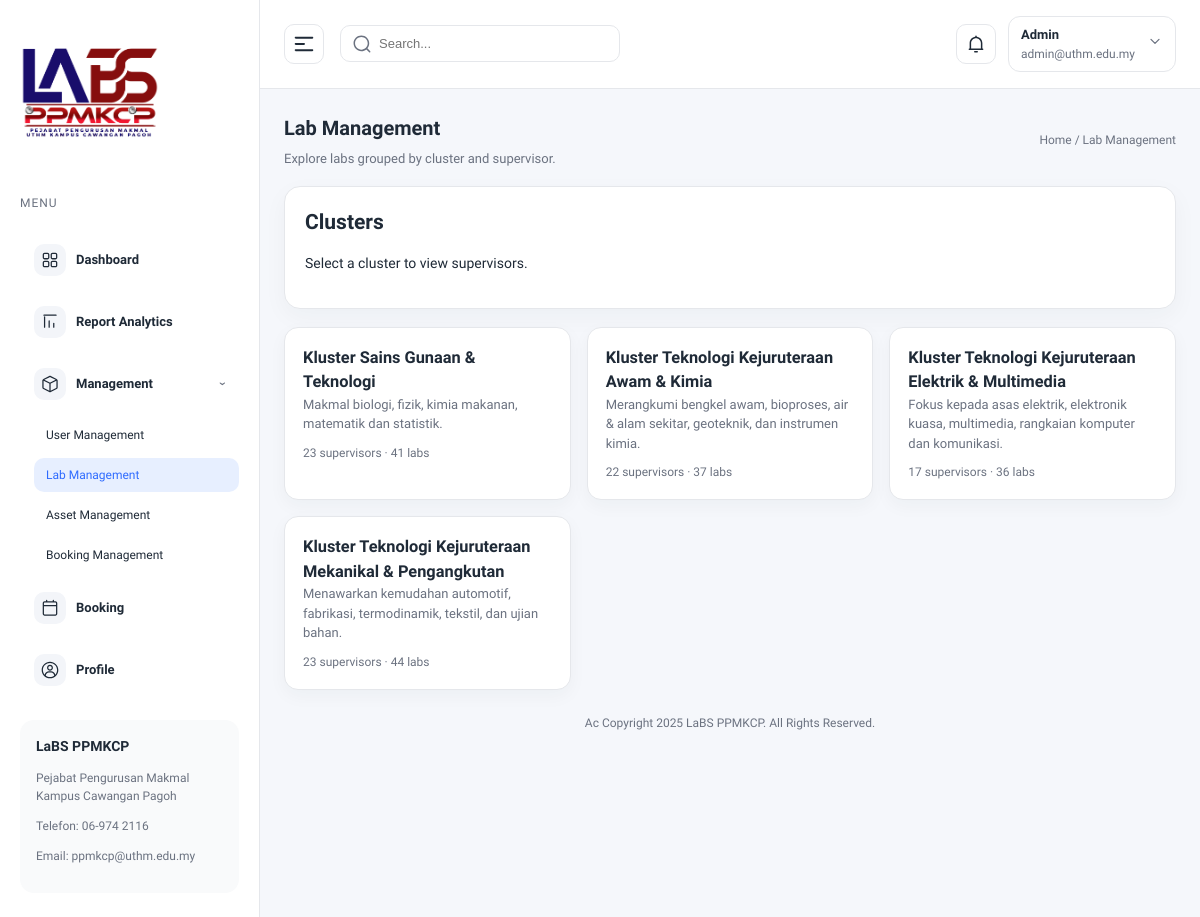
The page /lab-management.php (signed in) on the database its author committed.
### tables this page shows
CREATE TABLE clusters (
    cluster_id BIGINT(20) UNSIGNED AUTO_INCREMENT PRIMARY KEY,
    cluster_name VARCHAR(255) NOT NULL,
    cluster_description TEXT,
    created_at TIMESTAMP NULL DEFAULT CURRENT_TIMESTAMP,
    updated_at TIMESTAMP NULL DEFAULT CURRENT_TIMESTAMP ON UPDATE CURRENT_TIMESTAMP
);

### helpers.php (called while the page is built, shortened)
<?php
function is_lab_supervisor($user_type) {
    return $user_type === 'lab_supervisor';
}

### lab-management.php (the view, shortened to what this page needs)
<?php
require_once __DIR__ . '/init.php';
$user_type = $_SESSION['user_type'] ?? 'public';
$admin_cluster_id = get_admin_cluster_id();
$is_super_admin = is_super_admin($user_type);
$is_lab_supervisor = is_lab_supervisor($user_type);
$mysqli->query('
    CREATE TABLE IF NOT EXISTS supervisors (
        supervisor_id BIGINT(20) UNSIGNED AUTO_INCREMENT PRIMARY KEY,
        cluster_id BIGINT(20) UNSIGNED NOT NULL,
        supervisor_name VARCHAR(255) NOT NULL,
        supervisor_email VARCHAR(255) DEFAULT NULL,
        supervisor_room_no VARCHAR(100) DEFAULT NULL,
        created_at DATETIME NOT NULL DEFAULT CURRENT_TIMESTAMP,
        updated_at DATETIME NOT NULL DEFAULT CURRENT_TIMESTAMP ON UPDATE CURRENT_TIMESTAMP,
        UNIQUE KEY uniq_cluster_supervisor (cluster_id, supervisor_name)
    ) ENGINE=InnoDB DEFAULT CHARSET=utf8mb4
');
$clusters_raw = [];
$cluster_payload = [];
if (!$is_lab_supervisor) {
    if ($is_super_admin) {
        $cluster_stmt = $mysqli->prepare('SELECT cluster_id, cluster_name, cluster_description FROM clusters ORDER BY cluster_name ASC');
        $cluster_stmt->execute();
    } else {
        $cluster_stmt = $mysqli->prepare('SELECT cluster_id, cluster_name, cluster_description FROM clusters WHERE cluster_id = ? ORDER BY cluster_name ASC');
        $cluster_stmt->bind_param('i', $admin_cluster_id);
        $cluster_stmt->execute();
    }
    $cluster_result = $cluster_stmt->get_result();
    while ($row = $cluster_result->fetch_assoc()) {
        $clusters_raw[] = $row;
    }
    $lab_counts = [];
    if ($is_super_admin) {
        $lab_stmt = $mysqli->prepare('
            SELECT cluster_id,
                   COUNT(*) AS lab_count,
                   SUM(CASE WHEN supervisor_id IS NULL THEN 1 ELSE 0 END) AS unassigned_count
            FROM labs
            GROUP BY cluster_id
        ');
        $lab_stmt->execute();
    }
    $lab_result = $lab_stmt->get_result();
    while ($row = $lab_result->fetch_assoc()) {
        $lab_counts[(int) $row['cluster_id']] = [
            'lab_count' => (int) $row['lab_count'],
            'unassigned_count' => (int) $row['unassigned_count']
        ];
    }
    $supervisor_counts = [];
    if ($is_super_admin) {
        $supervisor_stmt = $mysqli->prepare('SELECT cluster_id, COUNT(*) AS supervisor_count FROM supervisors GROUP BY cluster_id');
        $supervisor_stmt->execute();
    } else {
        $supervisor_stmt = $mysqli->prepare('SELECT cluster_id, COUNT(*) AS supervisor_count FROM supervisors WHERE cluster_id = ? GROUP BY cluster_id');
        $supervisor_stmt->bind_param('i', $admin_cluster_id);
        $supervisor_stmt->execute();
    }
    $supervisor_result = $supervisor_stmt->get_result();
    while ($row = $supervisor_result->fetch_assoc()) {
        $supervisor_counts[(int) $row['cluster_id']] = (int) $row['supervisor_count'];
    }
    foreach ($clusters_raw as $cluster) {
        $cluster_id = (int) $cluster['cluster_id'];
        $lab_count = $lab_counts[$cluster_id]['lab_count'] ?? 0;
        $supervisor_count = $supervisor_counts[$cluster_id] ?? 0;
        $cluster_payload[] = [
            'id' => $cluster_id,
            'name' => $cluster['cluster_name'],
            'description' => $cluster['cluster_description'],
            'supervisorCount' => $supervisor_count,
            'labCount' => $lab_count
        ];
    }
}
$lab_scope_labs = [];
$user_payload = [
    'name' => $_SESSION['user_name'] ?? 'User',
    'email' => $_SESSION['user_email'] ?? '',
    'userType' => $user_type
];
?>
<!DOCTYPE html>
<html lang="en">
<head>
    <link rel="stylesheet" href="assets/app.css?v=<?php echo (int) (@filemtime(__DIR__ . '/assets/app.css') ?: time()); ?>">
</head>
<body data-login-url="index.php">
    <div class="app">
        <?php include __DIR__ . '/templates/layouts/sidebar.php'; ?>
        <div class="main">
            <header class="topbar">
                <div class="topbar-left">
                    <button class="icon-button" id="toggle-sidebar" aria-label="Toggle sidebar">
                    </button>
                    <div class="search">
                        <span class="search-icon">
                        </span>
                        <input type="text" id="global-search" placeholder="Search...">
                    </div>
                </div>
                <div class="topbar-right">
                    <button class="icon-button" aria-label="Notifications">
                    </button>
                    <div class="user-chip" id="user-menu-toggle" role="button" tabindex="0">
                        <div>
                            <div class="user-name"><?php echo htmlspecialchars($user_payload['name']); ?></div>
                            <div class="user-email"><?php echo htmlspecialchars($user_payload['email']); ?></div>
                        </div>
                        <span class="chevron"><svg class="chevron-icon" width="16" height="16" viewBox="0 0 20 20" fill="none" xmlns="http://www.w3.org/2000/svg"><path d="M5 8L10 13L15 8" stroke="currentColor" stroke-width="1.6" stroke-linecap="round" stroke-linejoin="round"/></svg></span>
                    </div>
                </div>
            </header>
            <section class="content">
                <div class="content-header">
                    <div>
                        <h1><?php echo $is_lab_supervisor ? 'My Labs' : 'Lab Management'; ?></h1>
                        <p><?php echo $is_lab_supervisor ? 'Manage labs assigned to you.' : 'Explore labs grouped by cluster and supervisor.'; ?></p>
                    </div>
                    <div class="breadcrumb">Home / Lab Management</div>
                </div>
                <?php if ($is_lab_supervisor): ?>
                    <div class="card">
                        <div class="banner">
                            <div>
                                <h2>Lab Scope</h2>
                                <p><?php echo $lab_scope_labs ? 'Select a lab card below to focus on the lab you manage.' : 'Manage labs assigned to your supervisor scope.'; ?></p>
                            </div>
                        </div>
                        <?php if (!$lab_scope_labs): ?>
                            <p class="muted-text">No labs assigned to your scope yet.</p>
                        <?php else: ?>
                            <div class="lab-grid">
                                <?php foreach ($lab_scope_labs as $index => $lab): ?>
                                    <div class="lab-card">
                                        <p class="muted-text">Lab <?php echo (int) ($index + 1); ?></p>
                                        <span class="badge"><?php echo htmlspecialchars($lab['cluster_name']); ?></span>
                                        <h3><?php echo htmlspecialchars($lab['lab_name']); ?></h3>
                                        <p><?php echo htmlspecialchars($lab['lab_description'] ?: 'No description provided.'); ?></p>
                                        <div class="directory-meta">
                                            <span>Capacity: <?php echo htmlspecialchars((string) $lab['lab_capacity']); ?></span>
                                            <span><?php echo ($lab['maintenance_status'] ?? 'available') === 'maintenance' ? 'Maintenance' : 'Available'; ?></span>
                                        </div>
                                        <div class="card-actions">
                                            <a class="btn ghost small" href="assets-management-lab.php?lab=<?php echo (int) $lab['lab_id']; ?>">View Assets</a>
                                            <?php if ($is_lab_supervisor): ?>
                                                <button
                                                    class="btn primary small edit-lab"
                                                    type="button"
                                                    data-lab-id="<?php echo (int) $lab['lab_id']; ?>"
                                                    data-lab-name="<?php echo htmlspecialchars($lab['lab_name']); ?>"
                                                    data-lab-capacity="<?php echo htmlspecialchars((string) $lab['lab_capacity']); ?>"
                                                    data-lab-description="<?php echo htmlspecialchars($lab['lab_description']); ?>"
                                                    data-maintenance-status="<?php echo htmlspecialchars($lab['maintenance_status'] ?? 'available'); ?>"
                                                    data-maintenance-start="<?php echo htmlspecialchars((string) ($lab['maintenance_start_date'] ?? '')); ?>"
                                                    data-maintenance-end="<?php echo htmlspecialchars((string) ($lab['maintenance_end_date'] ?? '')); ?>"
                                                >
                                                    Edit Lab
                                                </button>
                                            <?php endif; ?>
                                        </div>
                                    </div>
                                <?php endforeach; ?>
                            </div>
                        <?php endif; ?>
                    </div>
                <?php else: ?>
                <div class="section-stack">
                    <div class="card">
                        <div class="banner">
                            <div>
                                <h2>Clusters</h2>
                                <p>Select a cluster to view supervisors.</p>
                            </div>
                        </div>
                    </div>
                    <div class="cluster-grid cluster-grid-two-rows">
                        <?php foreach ($cluster_payload as $cluster): ?>
                            <div class="cluster-card clickable" data-href="lab-management-cluster.php?cluster=<?php echo (int) $cluster['id']; ?>">
                                <div class="cluster-card-header">
                                    <div>
                                        <h3><?php echo htmlspecialchars($cluster['name']); ?></h3>
                                        <p><?php echo htmlspecialchars($cluster['description']); ?></p>
                                    </div>
                                </div>
                                <div class="cluster-meta">
                                    <?php echo htmlspecialchars((string) $cluster['supervisorCount']); ?> supervisors · <?php echo htmlspecialchars((string) $cluster['labCount']); ?> labs
                                </div>
                            </div>
                        <?php endforeach; ?>
                    </div>
                </div>
                <?php endif; ?>
                <footer class="footer">Ac Copyright 2025 LaBS PPMKCP. All Rights Reserved.</footer>
            </section>
        </div>
    </div>
</body>
</html>

### assets/app.css (style rules this page uses)
:root { --bg: #f5f7fb; --panel: #ffffff; --text: #1f2a37; --muted: #6b7280; --accent: #2f6bff; --accent-soft: #e7efff; --success: #2f9e44; --warning: #c98a00; --danger: #c0392b; --border: #e5e7eb; }
* { box-sizing: border-box; }
body { margin: 0; font-family: 'Plus Jakarta Sans', sans-serif; background: var(--bg); color: var(--text); font-size: 14px; line-height: 1.5; }
.app { display: flex; min-height: 100vh; }
.nav-icon svg { width: 20px; height: 20px; }
.main { flex: 1; display: flex; flex-direction: column; min-width: 0; }
.topbar { display: flex; align-items: center; justify-content: space-between; padding: 16px 24px; background: var(--panel); border-bottom: 1px solid var(--border); }
.topbar-left { display: flex; align-items: center; gap: 16px; }
.search input { width: 280px; padding: 10px 14px 10px 38px; border-radius: 10px; border: 1px solid var(--border); font-size: 13px; }
.search { position: relative; }
.search-icon { position: absolute; left: 12px; top: 50%; transform: translateY(-50%); color: var(--muted); display: inline-flex; align-items: center; justify-content: center; }
.topbar-right { display: flex; align-items: center; gap: 12px; position: relative; }
.icon-button { border: 1px solid var(--border); background: #fff; border-radius: 10px; width: 40px; height: 40px; cursor: pointer; display: inline-flex; align-items: center; justify-content: center; gap: 4px; }
.icon-button svg { width: 20px; height: 20px; color: var(--text); }
.icon-button[aria-label="Notifications"] { position: relative; }
.user-chip { display: flex; align-items: center; gap: 12px; background: var(--panel); border: 1px solid var(--border); padding: 8px 12px; border-radius: 12px; cursor: pointer; }
.user-name { font-weight: 600; font-size: 13px; }
.user-email { font-size: 12px; color: var(--muted); }
.chevron { color: var(--muted); font-size: 12px; }
.chevron-icon { transition: transform 0.2s ease; }
.content { padding: 24px; flex: 1; min-width: 0; }
.content-header { display: flex; justify-content: space-between; align-items: center; margin-bottom: 18px; }
.section-stack { display: grid; gap: 18px; }
.section-stack .cluster-grid, .section-stack .lab-list { margin-top: 0; }
.content-header h1 { margin: 0 0 6px; font-size: 20px; }
.content-header p { margin: 0; color: var(--muted); font-size: 13px; }
.breadcrumb { font-size: 12px; color: var(--muted); }
.card { background: var(--panel); border-radius: 16px; padding: 20px; border: 1px solid var(--border); box-shadow: 0 8px 24px rgba(31, 42, 55, 0.04); min-width: 0; }
.footer { margin-top: 24px; text-align: center; font-size: 12px; color: var(--muted); }
.banner { display: flex; align-items: center; justify-content: space-between; gap: 16px; flex-wrap: wrap; }
.banner h2 { margin: 0 0 6px; }
.cluster-grid, .lab-grid { display: grid; grid-template-columns: repeat(3, minmax(0, 1fr)); gap: 16px; margin-top: 18px; }
.cluster-grid-two-rows { grid-template-columns: repeat(3, minmax(0, 1fr)); }
.cluster-card, .lab-card { background: var(--panel); border-radius: 14px; padding: 18px; border: 1px solid var(--border); box-shadow: 0 6px 18px rgba(31, 42, 55, 0.04); display: flex; flex-direction: column; gap: 10px; }
.cluster-card.clickable { cursor: pointer; }
.cluster-card-header { display: flex; justify-content: space-between; align-items: flex-start; gap: 12px; }
.cluster-card h3, .lab-card h3 { margin: 0; }
.cluster-card p, .lab-card p { margin: 0; color: var(--muted); font-size: 13px; }
.cluster-meta { font-size: 12px; color: var(--muted); }

### rows shown on the page
clusters: cluster_name "Kluster Sains Gunaan & Teknologi", cluster_description "Makmal biologi, fizik, kimia makanan, matematik dan statistik.", supervisorCount "23", labCount "41"
clusters: cluster_name "Kluster Teknologi Kejuruteraan Awam & Kimia", cluster_description "Merangkumi bengkel awam, bioproses, air & alam sekitar, geoteknik, dan instrumen kimia.", supervisorCount "22", labCount "37"
clusters: cluster_name "Kluster Teknologi Kejuruteraan Elektrik & Multimedia", cluster_description "Fokus kepada asas elektrik, elektronik kuasa, multimedia, rangkaian komputer dan komunikasi.", supervisorCount "17", labCount "36"
clusters: cluster_name "Kluster Teknologi Kejuruteraan Mekanikal & Pengangkutan", cluster_description "Menawarkan kemudahan automotif, fabrikasi, termodinamik, tekstil, dan ujian bahan.", supervisorCount "23", labCount "44"

### other values the page prints
$layout['title'] "MENU"
$link['label'] "Dashboard"
$link['label'] "Report Analytics"
$link['label'] "Management"
$child['label'] "User Management"
$child['label'] "Lab Management"
$child['label'] "Asset Management"
$child['label'] "Booking Management"
$link['label'] "Booking"
$link['label'] "Profile"
$user_payload['name'] "Admin"
$user_payload['email'] "admin@uthm.edu.my"
